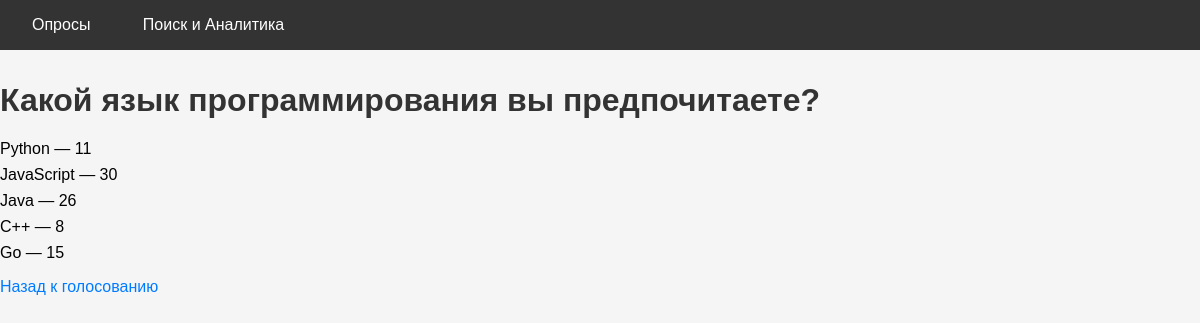
/1/results/, run on the app's committed database.
### polls/models.py (models this page shows, shortened)
class Question(models.Model):
    question_text = models.CharField(max_length=200)
    pub_date = models.DateTimeField(default=timezone.now)
    author = models.ForeignKey(get_user_model(), null=True, blank=True, on_delete=models.SET_NULL)

class Choice(models.Model):
    question = models.ForeignKey(Question, related_name='choices', on_delete=models.CASCADE)
    choice_text = models.CharField(max_length=200)
    votes = models.PositiveIntegerField(default=0)

### polls/views.py (the view)
# urls.py: path('<int:pk>/results/', views.ResultsView.as_view(), name='results'),
class ResultsView(generic.DetailView):
    model = Question
    template_name = 'polls/results.html'

### polls/templates/polls/results.html (shortened to what this page needs)
{% extends 'polls/base.html' %}
{% block content %}
  <h1>{{ object.question_text }}</h1>
  <ul>
    {% for c in object.choices.all %}
      <li>{{ c.choice_text }} — {{ c.votes }}</li>
    {% endfor %}
  </ul>
  <a href="{% url 'polls:detail' object.pk %}">Назад к голосованию</a>
{% endblock %}

### polls/templates/polls/base.html (shortened to what this page needs)
{% load static %}
<!doctype html>
<html>
  <head>
    <link rel="stylesheet" href="{% static 'polls/style.css' %}">
  </head>
  <body>
    <nav>
      <a href="{% url 'polls:index' %}">Опросы</a>
      <a href="{% url 'polls:search' %}">Поиск и Аналитика</a>
    </nav>
    {% block content %}{% endblock %}
  </body>
  </html>

### polls/static/polls/style.css (style rules this page uses)
body { font-family: Arial, sans-serif; margin: 0; padding: 0; background-color: #f5f5f5; }
nav { background-color: #333; padding: 1rem; margin-bottom: 2rem; }
nav a { color: white; text-decoration: none; margin-right: 1rem; padding: 0.5rem 1rem; border-radius: 4px; transition: background-color 0.3s; }
h1, h2, h3 { color: #333; }
ul { list-style-type: none; padding: 0; }
li { margin-bottom: 0.5rem; }
a { color: #007bff; text-decoration: none; }

### data on the page
Question: question_text "Какой язык программирования вы предпочитаете?"
Choice: choice_text "Python", votes "11"
Choice: choice_text "JavaScript", votes "30"
Choice: choice_text "Java", votes "26"
Choice: choice_text "C++", votes "8"
Choice: choice_text "Go", votes "15"
